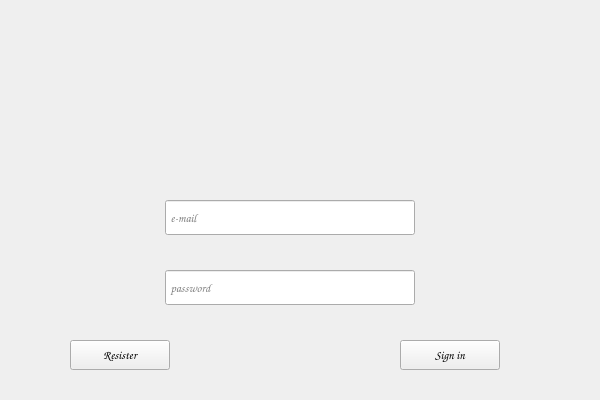
<?xml version="1.0" encoding="UTF-8"?>
<ui version="4.0">
 <class>Login</class>
 <widget class="QWidget" name="Login">
  <property name="geometry">
   <rect>
    <x>0</x>
    <y>0</y>
    <width>600</width>
    <height>400</height>
   </rect>
  </property>
  <property name="minimumSize">
   <size>
    <width>600</width>
    <height>400</height>
   </size>
  </property>
  <property name="maximumSize">
   <size>
    <width>600</width>
    <height>400</height>
   </size>
  </property>
  <property name="windowTitle">
   <string>Form</string>
  </property>
  <property name="styleSheet">
   <string notr="true">QWidget#widget{
	background-image: url(:/pic/background-login.png);
}</string>
  </property>
  <widget class="QWidget" name="widget" native="true">
   <property name="geometry">
    <rect>
     <x>0</x>
     <y>0</y>
     <width>600</width>
     <height>400</height>
    </rect>
   </property>
   <property name="minimumSize">
    <size>
     <width>600</width>
     <height>400</height>
    </size>
   </property>
   <property name="maximumSize">
    <size>
     <width>600</width>
     <height>400</height>
    </size>
   </property>
   <widget class="QLineEdit" name="lineEdit">
    <property name="geometry">
     <rect>
      <x>165</x>
      <y>200</y>
      <width>250</width>
      <height>35</height>
     </rect>
    </property>
    <property name="font">
     <font>
      <family>Comic Sans MS</family>
     </font>
    </property>
    <property name="placeholderText">
     <string> e-mail</string>
    </property>
   </widget>
   <widget class="QLineEdit" name="lineEdit_2">
    <property name="geometry">
     <rect>
      <x>165</x>
      <y>270</y>
      <width>250</width>
      <height>35</height>
     </rect>
    </property>
    <property name="font">
     <font>
      <family>Comic Sans MS</family>
     </font>
    </property>
    <property name="echoMode">
     <enum>QLineEdit::Password</enum>
    </property>
    <property name="placeholderText">
     <string> password</string>
    </property>
   </widget>
   <widget class="QPushButton" name="Register">
    <property name="geometry">
     <rect>
      <x>70</x>
      <y>340</y>
      <width>100</width>
      <height>30</height>
     </rect>
    </property>
    <property name="font">
     <font>
      <family>Comic Sans MS</family>
     </font>
    </property>
    <property name="text">
     <string>Resister</string>
    </property>
   </widget>
   <widget class="QPushButton" name="pushButton_2">
    <property name="geometry">
     <rect>
      <x>400</x>
      <y>340</y>
      <width>100</width>
      <height>30</height>
     </rect>
    </property>
    <property name="font">
     <font>
      <family>Comic Sans MS</family>
     </font>
    </property>
    <property name="text">
     <string>Sign in</string>
    </property>
   </widget>
   <widget class="QToolButton" name="toolButton">
    <property name="geometry">
     <rect>
      <x>550</x>
      <y>0</y>
      <width>50</width>
      <height>30</height>
     </rect>
    </property>
    <property name="text">
     <string/>
    </property>
    <property name="icon">
     <iconset resource="images.qrc">
      <normaloff>:/pic/iconmonstr-x-mark-5-240.png</normaloff>:/pic/iconmonstr-x-mark-5-240.png</iconset>
    </property>
    <property name="iconSize">
     <size>
      <width>30</width>
      <height>30</height>
     </size>
    </property>
    <property name="autoRaise">
     <bool>true</bool>
    </property>
   </widget>
  </widget>
 </widget>
 <resources>
  <include location="images.qrc"/>
 </resources>
 <connections/>
</ui>
